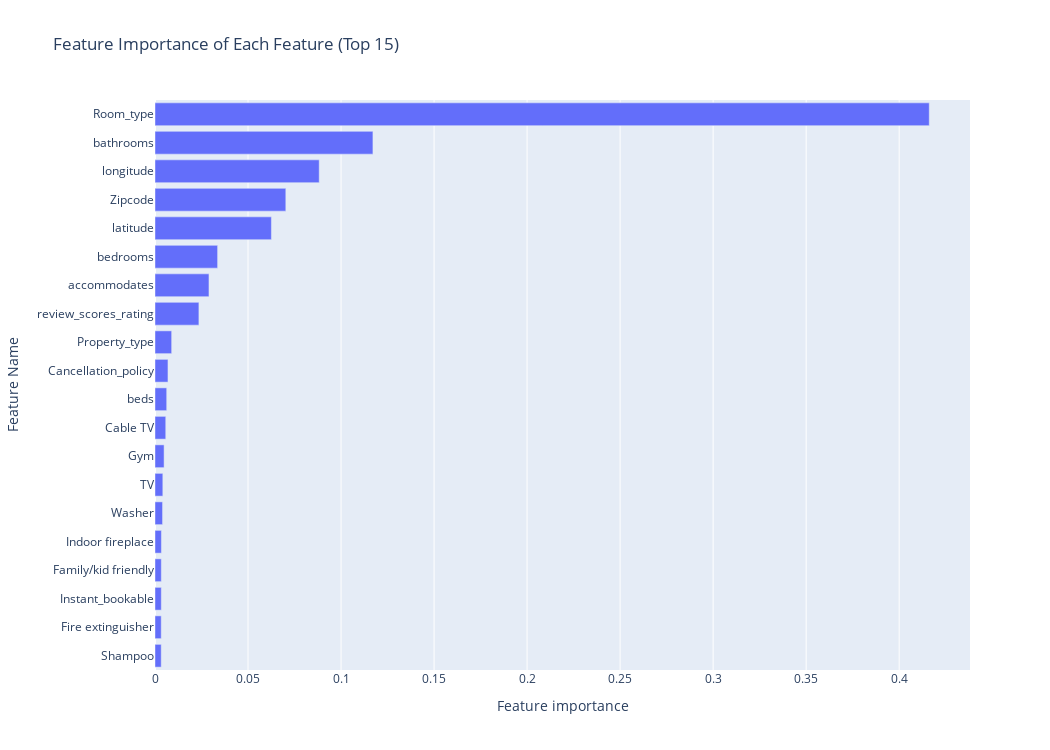

Write notebook code for a chart like this one.
### Code cell
# Graph the feature importance
fig = px.bar(features_df.tail(20), 
             x="Feature importance", 
             y="Feature Name", orientation='h', 
             title ="Feature Importance of Each Feature (Top 15)", 
             height=750,
             width=1050)
fig.show()

### Figure 1 — Plotly figure (JSON) as saved in the notebook; plotly's stock layout.template omitted (floating-point values rounded to 4 significant figures)
{"data": [{"alignmentgroup": "True", "hovertemplate": "Feature importance=%{x}<br>Feature Name=%{y}<extra></extra>", "legendgroup": "", "marker": {"color": "#636efa", "pattern": {"shape": ""}}, "name": "", "offsetgroup": "", "orientation": "h", "showlegend": false, "textposition": "auto", "type": "bar", "x": [0.003342, 0.003351, 0.003384, 0.003393, 0.003439, 0.004064, 0.004211, 0.004887, 0.005778, 0.006286, 0.006971, 0.008957, 0.0236, 0.02901, 0.03366, 0.06256, 0.07032, 0.08826, 0.1171, 0.4162], "xaxis": "x", "y": ["Shampoo", "Fire extinguisher", "Instant_bookable", "Family/kid friendly", "Indoor fireplace", "Washer", "TV", "Gym", "Cable TV", "beds", "Cancellation_policy", "Property_type", "review_scores_rating", "accommodates", "bedrooms", "latitude", "Zipcode", "longitude", "bathrooms", "Room_type"], "yaxis": "y"}], "layout": {"barmode": "relative", "height": 750, "legend": {"tracegroupgap": 0}, "title": {"text": "Feature Importance of Each Feature (Top 15)"}, "width": 1050, "xaxis": {"anchor": "y", "domain": [0, 1], "title": {"text": "Feature importance"}}, "yaxis": {"anchor": "x", "domain": [0, 1], "title": {"text": "Feature Name"}}}}
